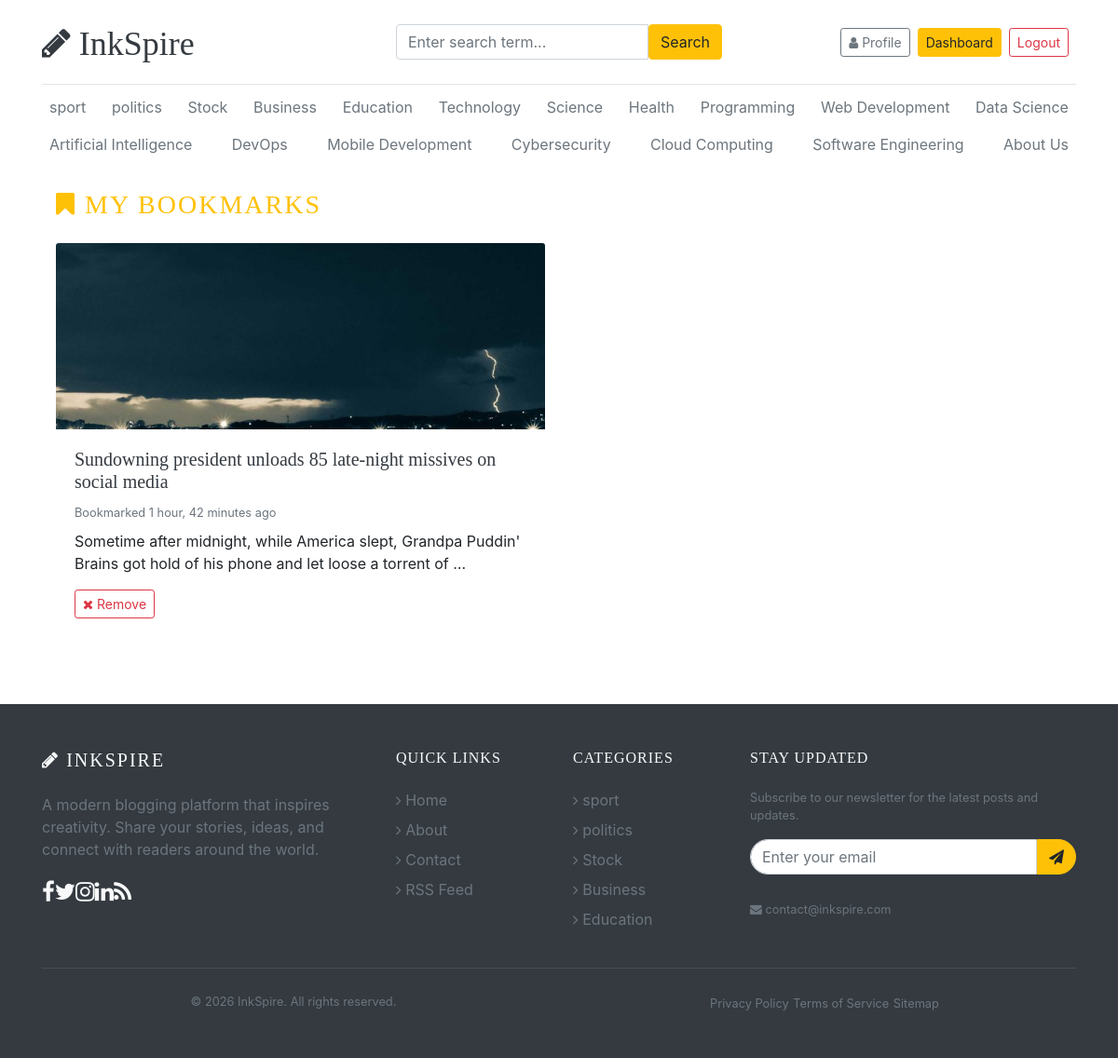
The app's page /category/my-bookmarks/ (signed in) with its own data.
### blogs/models.py (models this page shows, shortened)
class Category(models.Model):
    name = models.CharField(max_length=100, unique=True)
    created_at = models.DateTimeField(auto_now_add=True)
    updated_at = models.DateTimeField(auto_now=True)
    class Meta:
        verbose_name = "Category"
        verbose_name_plural = "Categories"

class Bookmark(models.Model):
    user = models.ForeignKey(User, on_delete=models.CASCADE)
    blog = models.ForeignKey(
        Blog, on_delete=models.CASCADE, related_name='bookmarks')
    created_at = models.DateTimeField(auto_now_add=True)
    class Meta:
        unique_together = ('user', 'blog')

class Blog(models.Model):
    title = models.CharField(max_length=200)
    slug = models.SlugField(max_length=200, unique=True)
    category = models.ForeignKey(Category, on_delete=models.CASCADE)
    author = models.ForeignKey(User, on_delete=models.CASCADE)
    created_at = models.DateTimeField(auto_now_add=True)
    updated_at = models.DateTimeField(auto_now=True)
    featured_image = models.ImageField(
        upload_to='uploads/%Y/%m/%d', blank=True, null=True)
    blog_body = CKEditor5Field('Content', config_name='extends')
    short_description = models.TextField(max_length=500)
    status = models.CharField(
        max_length=10, choices=STATUS_CHOICES, default='draft')
    is_featured = models.BooleanField(default=False)
    views = models.PositiveIntegerField(default=0)
    meta_description = models.CharField(max_length=160, blank=True, null=True)
    class Meta:
        verbose_name = "Blog"
        verbose_name_plural = "Blogs"

### blogs/views.py (the view)
# urls.py: path("my-bookmarks/", views.my_bookmarks, name="my_bookmarks"),
@login_required(login_url='login')
def my_bookmarks(request):
    bookmarks = Bookmark.objects.filter(
        user=request.user).order_by('-created_at')
    context = {
        'bookmarks': bookmarks,
    }
    return render(request, 'my_bookmarks.html', context)

### blogs/context_processors.py (called while the page is built)
def get_categories(request):
  categories=Category.objects.all()
  return dict(categories=categories)

### templates/my_bookmarks.html
{% extends 'base.html' %}
{% block content %}
<div class="container mt-4">
  <h3 class="text-uppercase text-warning mb-4" style="letter-spacing: 2px;">
    <i class="fa fa-bookmark"></i> My Bookmarks
  </h3>
  <div class="row">
    {% for bookmark in bookmarks %}
    <div class="col-md-6 mb-4">
      <div class="card border-0 h-100">
        {% if bookmark.blog.featured_image %}
        <img src="{{ bookmark.blog.featured_image.url }}" class="card-img-top" alt="{{ bookmark.blog.title }}"
          style="height: 200px; object-fit: cover;">
        {% endif %}
        <div class="card-body">
          <h5><a href="{% url 'Blog_detail' bookmark.blog.slug %}" class="text-dark">{{ bookmark.blog.title }}</a></h5>
          <small class="text-muted">Bookmarked {{ bookmark.created_at|timesince }} ago</small>
          <p class="card-text mt-2">{{ bookmark.blog.short_description|truncatewords:20 }}</p>
          <a href="{% url 'bookmark_post' bookmark.blog.slug %}" class="btn btn-sm btn-outline-danger">
            <i class="fa fa-times"></i> Remove
          </a>
        </div>
      </div>
    </div>
    {% empty %}
    <div class="col-12">
      <div class="alert alert-info">
        <i class="fa fa-info-circle"></i> You haven't bookmarked any posts yet.
      </div>
    </div>
    {% endfor %}
  </div>
</div>
{% endblock %}

### templates/base.html (shortened to what this page needs)
{% load static %}
<!DOCTYPE html>
<html lang="en">
<head>
  <link href="https://getbootstrap.com/docs/4.0/dist/css/bootstrap.min.css" rel="stylesheet">
  <link href="{% static 'css/blog.css' %}" rel="stylesheet">
  <link rel="stylesheet" href="https://cdnjs.cloudflare.com/ajax/libs/font-awesome/4.7.0/css/font-awesome.min.css">
</head>
<body>
  <div class="container">
    <header class="blog-header py-3">
      <div class="row flex-nowrap justify-content-between align-items-center">
        <div class="col-4 pt-1">
          <a class="blog-header-logo text-dark" href="/"><i class="fa fa-pencil"></i> InkSpire</a>
        </div>
        <div class="col-4">
          <form action="{% url 'search' %}" method="">
            <div class="input-group">
              <input class="form-control" type="text" name="keyword" value="{{ keyword }}"
                placeholder="Enter search term..." aria-label="Enter search term..." aria-describedby="button-search" />
              <button type="submit" class="btn btn-warning" id="button-search" type="button">Search</button>
            </div>
          </form>
        </div>
        <div class="col-4 d-flex justify-content-end align-items-center">
          {% if not user.is_authenticated %}
          <a class="btn btn-sm btn-warning" href="{% url 'login' %}">Login</a> &nbsp;
          <a class="btn btn-sm btn-outline-secondary" href="{% url 'register' %}">Register</a>
          {% else %}
          <a class="btn btn-sm btn-outline-secondary mr-2" href="{% url 'profile' %}"><i class="fa fa-user"></i>
            Profile</a>
          <a class="btn btn-sm btn-warning mr-2" href="{% url 'dashboard' %}">Dashboard</a>
          <a class="btn btn-sm btn-outline-danger mr-2" href="{% url 'logout' %}">Logout</a>
          {% endif %}
        </div>
      </div>
    </header>
    <div class="nav-scroller py-1 mb-2">
      <nav class="nav d-flex justify-content-between">
        {% for category in categories %}
        <a class="p-2 text-muted" href="{% url 'posts_by_category' category.id %}">{{category.name}}</a>
        {% endfor %}
        <a class="p-2 text-muted" href="{% url 'about' %}">About Us</a>
      </nav>
    </div>
    {% block content %}
    {% endblock %}
  </div>
  <footer class="bg-dark text-light mt-5">
    <div class="container py-5">
      <div class="row">
        <div class="col-lg-4 col-md-6 mb-4 mb-lg-0">
          <h5 class="text-uppercase mb-4" style="letter-spacing: 2px;"><i class="fa fa-pencil"></i> InkSpire</h5>
          <p class="text-muted">A modern blogging platform that inspires creativity. Share your stories, ideas, and
            connect
            with readers around the world.</p>
          <div class="d-flex mt-3">
            <a href="#" class="text-light me-3" style="font-size: 1.5rem;"><i class="fa fa-facebook"></i></a>
            <a href="#" class="text-light me-3" style="font-size: 1.5rem;"><i class="fa fa-twitter"></i></a>
            <a href="#" class="text-light me-3" style="font-size: 1.5rem;"><i class="fa fa-instagram"></i></a>
            <a href="#" class="text-light me-3" style="font-size: 1.5rem;"><i class="fa fa-linkedin"></i></a>
            <a href="{% url 'rss_feed' %}" class="text-light" style="font-size: 1.5rem;"><i class="fa fa-rss"></i></a>
          </div>
        </div>
        <div class="col-lg-2 col-md-6 mb-4 mb-lg-0">
          <h6 class="text-uppercase mb-4" style="letter-spacing: 1px;">Quick Links</h6>
          <ul class="list-unstyled">
            <li class="mb-2"><a href="{% url 'home' %}" class="text-muted text-decoration-none hover-light"><i
                  class="fa fa-angle-right me-2"></i> Home</a></li>
            <li class="mb-2"><a href="{% url 'about' %}" class="text-muted text-decoration-none hover-light"><i
                  class="fa fa-angle-right me-2"></i> About</a></li>
            <li class="mb-2"><a href="{% url 'contact' %}" class="text-muted text-decoration-none hover-light"><i
                  class="fa fa-angle-right me-2"></i> Contact</a></li>
            <li class="mb-2"><a href="{% url 'rss_feed' %}" class="text-muted text-decoration-none hover-light"><i
                  class="fa fa-angle-right me-2"></i> RSS Feed</a></li>
          </ul>
        </div>
        <div class="col-lg-2 col-md-6 mb-4 mb-lg-0">
          <h6 class="text-uppercase mb-4" style="letter-spacing: 1px;">Categories</h6>
          <ul class="list-unstyled">
            {% for category in categories|slice:":5" %}
            <li class="mb-2"><a href="{% url 'posts_by_category' category.id %}"
                class="text-muted text-decoration-none"><i class="fa fa-angle-right me-2"></i> {{ category.name }}</a>
            </li>
            {% endfor %}
          </ul>
        </div>
        <div class="col-lg-4 col-md-6 mb-4 mb-lg-0">
          <h6 class="text-uppercase mb-4" style="letter-spacing: 1px;">Stay Updated</h6>
          <p class="text-muted small">Subscribe to our newsletter for the latest posts and updates.</p>
          <form class="mt-3">
            <div class="input-group">
              <input type="email" class="form-control" placeholder="Enter your email"
                style="border-radius: 25px 0 0 25px;">
              <button class="btn btn-warning" type="button" style="border-radius: 0 25px 25px 0;"><i
                  class="fa fa-paper-plane"></i></button>
            </div>
          </form>
          <div class="mt-4">
            <span class="text-muted small"><i class="fa fa-envelope me-2"></i> contact@inkspire.com</span>
          </div>
        </div>
      </div>
      <hr class="my-4" style="border-color: rgba(255,255,255,0.1);">
      <div class="row align-items-center">
        <div class="col-md-6 text-center text-md-start">
          <p class="text-muted mb-0 small">&copy; 2026 InkSpire. All rights reserved.</p>
        </div>
        <div class="col-md-6 text-center text-md-end">
          <a href="#" class="text-muted text-decoration-none small me-3">Privacy Policy</a>
          <a href="#" class="text-muted text-decoration-none small me-3">Terms of Service</a>
          <a href="/sitemap.xml" class="text-muted text-decoration-none small">Sitemap</a>
        </div>
      </div>
    </div>
  </footer>
</body>
</html>

### blog_main/static/css/blog.css (style rules this page uses)
.blog-header { border-bottom: 1px solid #e5e5e5; }
.blog-header-logo { font-family: "Playfair Display", Georgia, "Times New Roman", serif; font-size: 2.25rem; }
h1, h2, h3, h4, h5, h6 { font-family: "Playfair Display", Georgia, "Times New Roman", serif; }

### records on screen
Category: name "sport"
Category: name "politics"
Category: name "Stock"
Category: name "Business"
Category: name "Education"
Category: name "Technology"
Category: name "Science"
Category: name "Health"
Category: name "Programming"
Category: name "Web Development"
Category: name "Data Science"
Category: name "Artificial Intelligence"
Category: name "DevOps"
Category: name "Mobile Development"
Category: name "Cybersecurity"
Category: name "Cloud Computing"
Category: name "Software Engineering"
Bookmark: blog.featured_image (picture), blog "Sundowning president unloads 85 late-night missives on social media", created_at "1 hour, 42 minutes", blog.short_description "Sometime after midnight, while America slept, Grandpa Puddin' Brains got hold of his phone and let loose a torrent of …"
